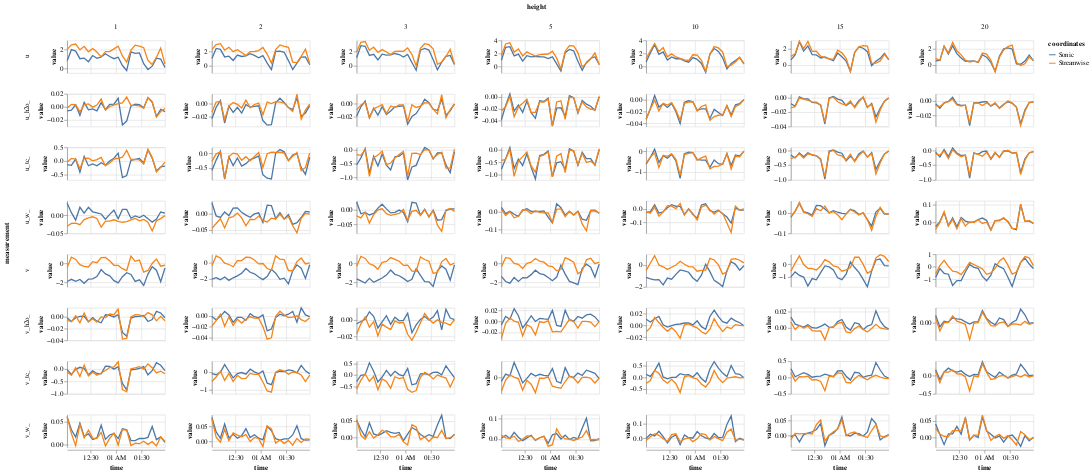

Notebook code cell kept with this figure:
### Markdown cell above
### Look at changes to vector variables

### Code cell
alt.Chart(
    pd.concat([
        tidy_df.assign(coordinates='Sonic'),
        tidy_streamwise_df.assign(coordinates='Streamwise')
    ])
).transform_filter(
    alt.FieldOneOfPredicate('height', [1,2,3,5,10,15,20]) # limite to measurements at sonic heights
).transform_filter(
    alt.FieldOneOfPredicate('measurement', [
        'u','v','u_w_','v_w_','u_tc_','v_tc_','u_h2o_','v_h2o_',
    ]) # limit to measurements at sonic heights
).mark_line().encode(
    alt.X('time:T'),
    alt.Y('value:Q'),
    alt.Color('coordinates:N')
).properties(
    width=150,
    height=50
).facet(
    column = 'height:O',
    row = 'measurement'
).resolve_scale(y='independent')

### Figure 1 — Vega-Lite specification as saved in the notebook (floating-point values rounded to 4 significant figures; data arrays with more than 128 entries replaced by an {"elided": "..."} marker saying what was removed)
{"config": {"view": {"continuousWidth": 400, "continuousHeight": 300}}, "data": {"name": "data-7df6ad837f44563ffbe5a0d9f0220f3d"}, "facet": {"column": {"field": "height", "type": "ordinal"}, "row": {"field": "measurement", "type": "nominal"}}, "spec": {"mark": "line", "encoding": {"color": {"field": "coordinates", "type": "nominal"}, "x": {"field": "time", "type": "temporal"}, "y": {"field": "value", "type": "quantitative"}}, "height": 50, "transform": [{"filter": {"field": "height", "oneOf": [1, 2, 3, 5, 10, 15, 20]}}, {"filter": {"field": "measurement", "oneOf": ["u", "v", "u_w_", "v_w_", "u_tc_", "v_tc_", "u_h2o_", "v_h2o_"]}}], "width": 150}, "resolve": {"scale": {"y": "independent"}}, "$schema": "https://vega.github.io/schema/vega-lite/v4.17.0.json", "datasets": {"data-7df6ad837f44563ffbe5a0d9f0220f3d": {"elided": "6864 records"}}}
